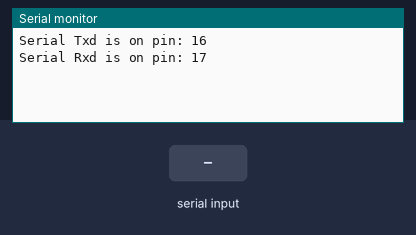
Recording of a sketch running on a simulated ESP32. Shown: the last lines printed to the serial monitor. Inputs (shaded band) come from the test bench.

Above: at 1.2 s.
1.3 s: "1" received over the second serial link
At 2.5 s:
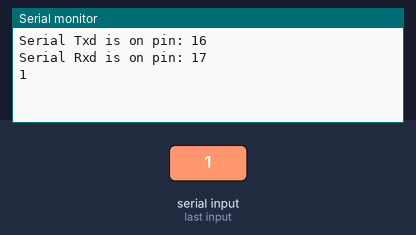
2.8 s: "0" received over the second serial link
At 3.6 s:
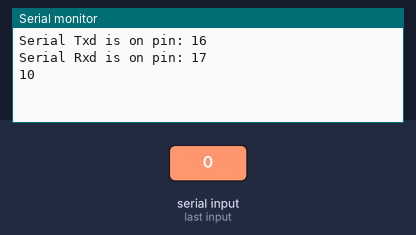

Measured:
- after the input at 1.3 s, the serial monitor: prints a new line at once (image 1)
- after the input at 2.8 s, the serial monitor: prints a new line at once (image 2)

The sketch:

mega_pic.ino
```cpp
/*
 * There are three serial ports on the ESP known as U0UXD, U1UXD and U2UXD.
 *
 * U0UXD is used to communicate with the ESP32 for programming and during reset/boot.
 * U1UXD is unused and can be used for your projects. Some boards use this port for SPI Flash access though
 * U2UXD is unused and can be used for your projects.
 *
*/


//#define RXD1 3
//#define TXD1 1

#define RXD2 17
#define TXD2 16

void setup() {
  // Note the format for setting a serial port is as follows: Serial2.begin(baud-rate, protocol, RX pin, TX pin);
  Serial.begin(9600);
  //Serial1.begin(9600, SERIAL_8N1, RXD1, TXD1);
  //Serial.println("Serial Txd is on pin: "+String(TXD1));
  //Serial.println("Serial Rxd is on pin: "+String(RXD1));
  Serial2.begin(9600);
  //Serial2.begin(9600, SERIAL_8N1, RXD2, TXD2);
  Serial.println("Serial Txd is on pin: "+String(TXD2));
  Serial.println("Serial Rxd is on pin: "+String(RXD2));
}

void loop() { //Choose Serial1 or Serial2 as required
 /*
 if (Serial1.available()) {
    Serial.print(char(Serial1.read()));
  }
 if(Serial.available()) {
    Serial1.write(char(Serial.read()));
  }
  */

  if (Serial2.available()) {
    Serial.print(char(Serial2.read()));
  }
 if(Serial.available()) {
    Serial2.write(char(Serial.read()));
  }

}
```
